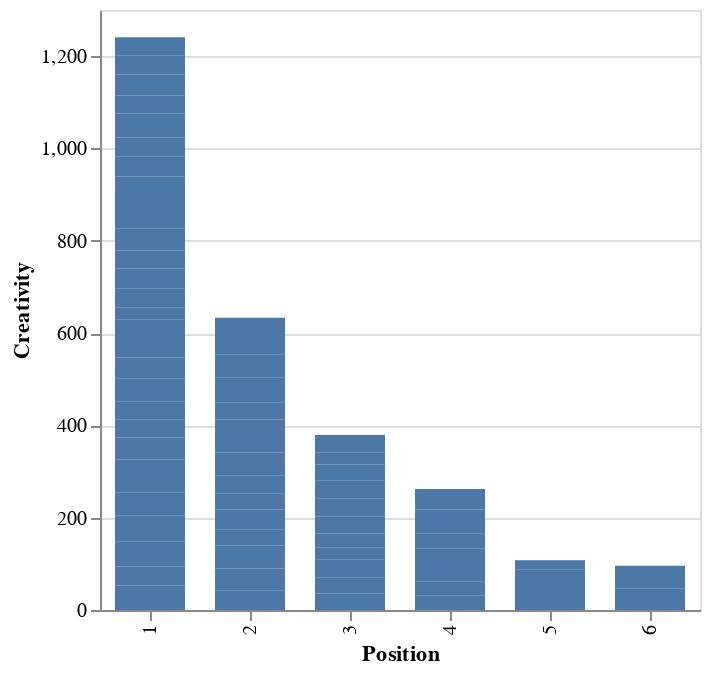

Notebook cell for this chart:
### Markdown cell above
### Visualizations

### Code cell
# Vertical Bars 
alt.Chart(data).mark_bar(size=35).encode(
    x='Position:N',
    y='Creativity',
).properties(
    width = 300
)

### Figure 1 — Vega-Lite specification as saved in the notebook (floating-point values rounded to 4 significant figures)
{"config": {"view": {"continuousWidth": 400, "continuousHeight": 300}}, "data": {"name": "data-4ffd5b5505ca846f21f4f9c23f4f1061"}, "mark": {"type": "bar", "size": 35}, "encoding": {"x": {"field": "Position", "type": "nominal"}, "y": {"field": "Creativity", "type": "quantitative"}}, "width": 300, "$schema": "https://vega.github.io/schema/vega-lite/v4.17.0.json", "datasets": {"data-4ffd5b5505ca846f21f4f9c23f4f1061": [{"Unnamed: 0": 1, "Creativity": 53, "Position": 1, "Novice": 0}, {"Unnamed: 0": 2, "Creativity": 36, "Position": 3, "Novice": 1}, {"Unnamed: 0": 3, "Creativity": 31, "Position": 4, "Novice": 0}, {"Unnamed: 0": 4, "Creativity": 43, "Position": 2, "Novice": 0}, {"Unnamed: 0": 5, "Creativity": 30, "Position": 4, "Novice": 1}, {"Unnamed: 0": 6, "Creativity": 41, "Position": 1, "Novice": 0}, {"Unnamed: 0": 7, "Creativity": 32, "Position": 4, "Novice": 0}, {"Unnamed: 0": 8, "Creativity": 54, "Position": 1, "Novice": 1}, {"Unnamed: 0": 9, "Creativity": 47, "Position": 2, "Novice": 1}, {"Unnamed: 0": 10, "Creativity": 50, "Position": 2, "Novice": 0}, {"Unnamed: 0": 11, "Creativity": 56, "Position": 1, "Novice": 0}, {"Unnamed: 0": 12, "Creativity": 50, "Position": 1, "Novice": 0}, {"Unnamed: 0": 13, "Creativity": 34, "Position": 1, "Novice": 1}, {"Unnamed: 0": 14, "Creativity": 41, "Position": 4, "Novice": 0}, {"Unnamed: 0": 15, "Creativity": 52, "Position": 5, "Novice": 0}, {"Unnamed: 0": 16, "Creativity": 38, "Position": 1, "Novice": 0}, {"Unnamed: 0": 17, "Creativity": 35, "Position": 2, "Novice": 1}, {"Unnamed: 0": 18, "Creativity": 35, "Position": 3, "Novice": 1}, {"Unnamed: 0": 19, "Creativity": 48, "Position": 1, "Novice": 0}, {"Unnamed: 0": 20, "Creativity": 38, "Position": 1, "Novice": 1}, {"Unnamed: 0": 21, "Creativity": 43, "Position": 2, "Novice": 1}, {"Unnamed: 0": 22, "Creativity": 38, "Position": 3, "Novice": 1}, {"Unnamed: 0": 23, "Creativity": 39, "Position": 1, "Novice": 1}, {"Unnamed: 0": 24, "Creativity": 51, "Position": 1, "Novice": 0}, {"Unnamed: 0": 25, "Creativity": 26, "Position": 3, "Novice": 0}, {"Unnamed: 0": 26, "Creativity": 31, "Position": 4, "Novice": 1}, {"Unnamed: 0": 27, "Creativity": 45, "Position": 1, "Novice": 0}, {"Unnamed: 0": 28, "Creativity": 31, "Position": 3, "Novice": 0}, {"Unnamed: 0": 29, "Creativity": 34, "Position": 2, "Novice": 1}, {"Unnamed: 0": 30, "Creativity": 35, "Position": 5, "Novice": 1}, {"Unnamed: 0": 31, "Creativity": 39, "Position": 2, "Novice": 1}, {"Unnamed: 0": 32, "Creativity": 50, "Position": 2, "Novice": 1}, {"Unnamed: 0": 33, "Creativity": 53, "Position": 1, "Novice": 1}, {"Unnamed: 0": 34, "Creativity": 38, "Position": 2, "Novice": 0}, {"Unnamed: 0": 35, "Creativity": 37, "Position": 3, "Novice": 0}, {"Unnamed: 0": 36, "Creativity": 34, "Position": 2, "Novice": 1}, {"Unnamed: 0": 37, "Creativity": 30, "Position": 1, "Novice": 0}, {"Unnamed: 0": 38, "Creativity": 46, "Position": 6, "Novice": 0}, {"Unnamed: 0": 39, "Creativity": 36, "Position": 2, "Novice": 1}, {"Unnamed: 0": 40, "Creativity": 26, "Position": 1, "Novice": 1}, {"Unnamed: 0": 41, "Creativity": 41, "Position": 1, "Novice": 1}, {"Unnamed: 0": 42, "Creativity": 50, "Position": 6, "Novice": 1}, {"Unnamed: 0": 43, "Creativity": 43, "Position": 1, "Novice": 0}, {"Unnamed: 0": 44, "Creativity": 54, "Position": 2, "Novice": 0}, {"Unnamed: 0": 45, "Creativity": 39, "Position": 1, "Novice": 1}, {"Unnamed: 0": 46, "Creativity": 51, "Position": 2, "Novice": 0}, {"Unnamed: 0": 47, "Creativity": 47, "Position": 1, "Novice": 0}, {"Unnamed: 0": 48, "Creativity": 38, "Position": 3, "Novice": 1}, {"Unnamed: 0": 49, "Creativity": 32, "Position": 1, "Novice": 0}, {"Unnamed: 0": 50, "Creativity": 28, "Position": 4, "Novice": 1}, {"Unnamed: 0": 51, "Creativity": 39, "Position": 1, "Novice": 0}, {"Unnamed: 0": 52, "Creativity": 42, "Position": 1, "Novice": 1}, {"Unnamed: 0": 53, "Creativity": 44, "Position": 2, "Novice": 0}, {"Unnamed: 0": 54, "Creativity": 21, "Position": 5, "Novice": 1}, {"Unnamed: 0": 55, "Creativity": 43, "Position": 1, "Novice": 1}, {"Unnamed: 0": 56, "Creativity": 39, "Position": 3, "Novice": 1}, {"Unnamed: 0": 57, "Creativity": 42, "Position": 1, "Novice": 1}, {"Unnamed: 0": 58, "Creativity": 35, "Position": 2, "Novice": 0}, {"Unnamed: 0": 59, "Creativity": 52, "Position": 1, "Novice": 0}, {"Unnamed: 0": 60, "Creativity": 39, "Position": 1, "Novice": 0}, {"Unnamed: 0": 61, "Creativity": 45, "Position": 1, "Novice": 0}, {"Unnamed: 0": 62, "Creativity": 25, "Position": 4, "Novice": 1}, {"Unnamed: 0": 63, "Creativity": 41, "Position": 1, "Novice": 1}, {"Unnamed: 0": 64, "Creativity": 35, "Position": 3, "Novice": 1}, {"Unnamed: 0": 65, "Creativity": 27, "Position": 3, "Novice": 0}, {"Unnamed: 0": 66, "Creativity": 44, "Position": 4, "Novice": 0}, {"Unnamed: 0": 67, "Creativity": 37, "Position": 3, "Novice": 1}, {"Unnamed: 0": 68, "Creativity": 40, "Position": 1, "Novice": 1}]}}
